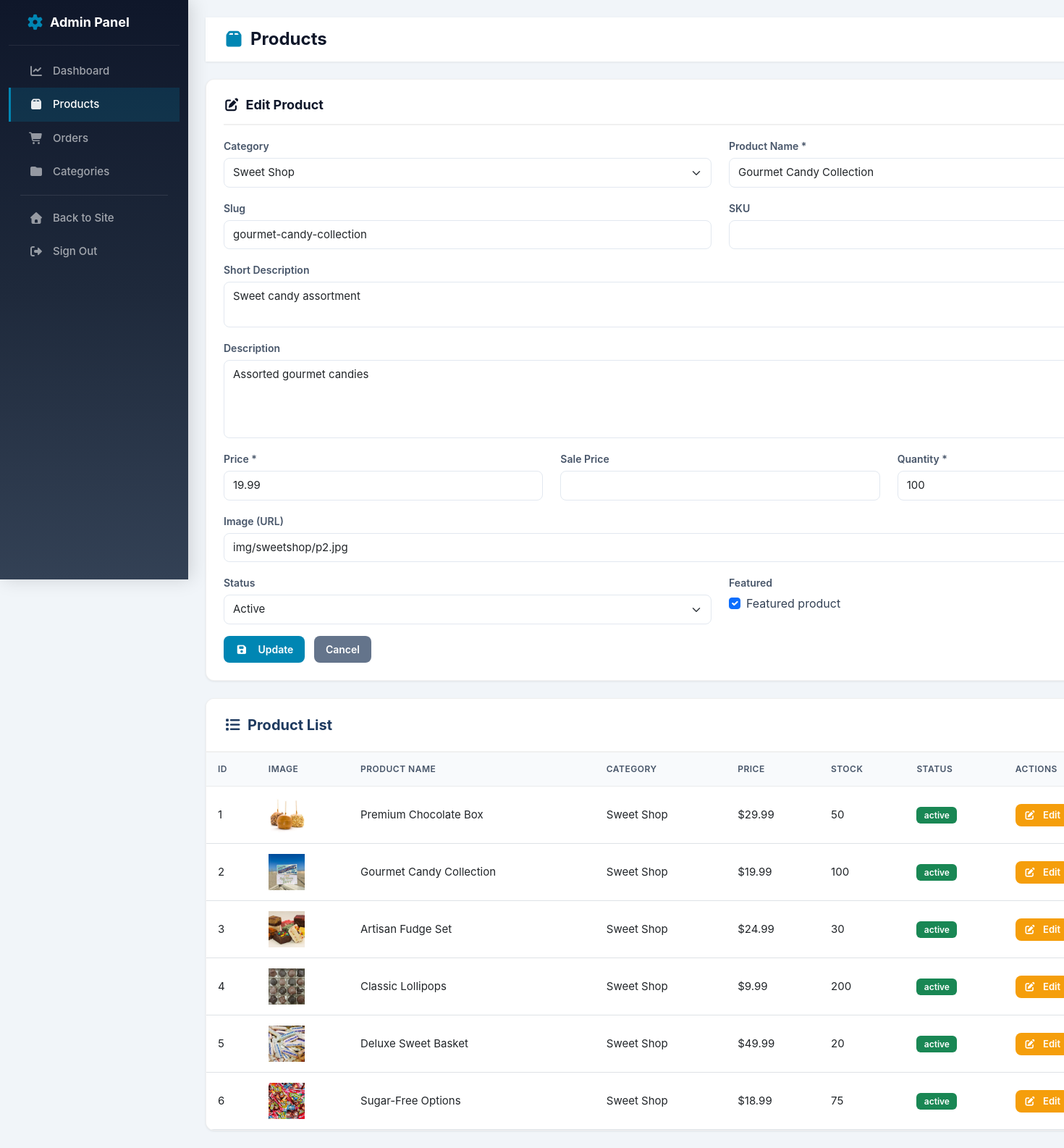
Screenshot of /admin/products.php?edit=2 (signed in) with the database file from the repository.
### tables this page shows
CREATE TABLE IF NOT EXISTS `products` (
  `product_id` INT(11) NOT NULL AUTO_INCREMENT,
  `category_id` INT(11) DEFAULT NULL,
  `product_name` VARCHAR(200) NOT NULL,
  `slug` VARCHAR(200) NOT NULL UNIQUE,
  `description` TEXT DEFAULT NULL,
  `short_description` VARCHAR(500) DEFAULT NULL,
  `price` DECIMAL(10,2) NOT NULL DEFAULT 0.00,
  `sale_price` DECIMAL(10,2) DEFAULT NULL COMMENT 'Giá khuyến mãi',
  `stock_quantity` INT(11) DEFAULT 0,
  `sku` VARCHAR(50) DEFAULT NULL UNIQUE COMMENT 'Stock Keeping Unit',
  `image` VARCHAR(255) DEFAULT NULL COMMENT 'Ảnh chính',
  `gallery` TEXT DEFAULT NULL COMMENT 'JSON array of image paths',
  `status` ENUM('active', 'inactive', 'out_of_stock') DEFAULT 'active',
  `featured` TINYINT(1) DEFAULT 0 COMMENT 'Sản phẩm nổi bật',
  `display_order` INT(11) DEFAULT 0,
  `created_at` TIMESTAMP DEFAULT CURRENT_TIMESTAMP,
  `updated_at` TIMESTAMP DEFAULT CURRENT_TIMESTAMP ON UPDATE CURRENT_TIMESTAMP,
  PRIMARY KEY (`product_id`),
  FOREIGN KEY (`category_id`) REFERENCES `categories`(`category_id`) ON DELETE SET NULL ON UPDATE CASCADE,
  INDEX `idx_category` (`category_id`),
  INDEX `idx_slug` (`slug`),
  INDEX `idx_status` (`status`),
  INDEX `idx_featured` (`featured`),
  INDEX `idx_price` (`price`)
);

CREATE TABLE IF NOT EXISTS `categories` (
  `category_id` INT(11) NOT NULL AUTO_INCREMENT,
  `category_name` VARCHAR(100) NOT NULL,
  `slug` VARCHAR(100) NOT NULL UNIQUE,
  `description` TEXT DEFAULT NULL,
  `image` VARCHAR(255) DEFAULT NULL,
  `display_order` INT(11) DEFAULT 0,
  `status` ENUM('active', 'inactive') DEFAULT 'active',
  `created_at` TIMESTAMP DEFAULT CURRENT_TIMESTAMP,
  `updated_at` TIMESTAMP DEFAULT CURRENT_TIMESTAMP ON UPDATE CURRENT_TIMESTAMP,
  PRIMARY KEY (`category_id`),
  INDEX `idx_slug` (`slug`),
  INDEX `idx_status` (`status`)
);

### includes/functions.php (called while the page is built, shortened)
<?php
function formatCurrency($amount) {
    return '$' . number_format($amount, 2);
}
function getCategories() {
    $conn = getDBConnection();
    $result = $conn->query("SELECT * FROM categories WHERE status = 'active' ORDER BY display_order ASC");
    $categories = [];
    while ($row = $result->fetch_assoc()) {
        $categories[] = $row;
    }
    return $categories;
}
function getProductById($product_id) {
    $conn = getDBConnection();
    $stmt = $conn->prepare("SELECT * FROM products WHERE product_id = ? AND status = 'active'");
    $stmt->bind_param("i", $product_id);
    $stmt->execute();
    $result = $stmt->get_result();
    $product = $result->fetch_assoc();
    return $product;
}
?>

### admin/products.php (the view, shortened to what this page needs)
<?php
require_once '../includes/functions.php';
$conn = getDBConnection();
$products = [];
$categories = getCategories();
$result = $conn->query("SELECT p.*, c.category_name FROM products p LEFT JOIN categories c ON p.category_id = c.category_id ORDER BY p.created_at DESC");
while ($row = $result->fetch_assoc()) {
    $products[] = $row;
}
$edit_product = null;
if (isset($_GET['edit'])) {
    $edit_product = getProductById(intval($_GET['edit']));
}
?>
<!DOCTYPE html>
<html lang="en">
<head>
    <link href="https://cdn.jsdelivr.net/npm/bootstrap@5.3.0/dist/css/bootstrap.min.css" rel="stylesheet">
    <link rel="stylesheet" href="https://cdnjs.cloudflare.com/ajax/libs/font-awesome/7.0.1/css/all.min.css">
    <link rel="stylesheet" href="../css/variables.css">
    <link rel="stylesheet" href="../css/admin.css">
</head>
<body class="admin-page">
    <div class="container-fluid">
        <div class="row">
            <?php include 'includes/sidebar.php'; ?>
            <div class="admin-content">
                <div class="admin-header">
                    <h2><i class="fa-solid fa-box"></i> Products</h2>
                </div>
                <div class="admin-form-card mb-4">
                    <div class="card-header">
                        <h5><i class="fa-solid fa-<?php echo $edit_product ? 'edit' : 'plus'; ?> me-2"></i><?php echo $edit_product ? 'Edit Product' : 'Add New Product'; ?></h5>
                    </div>
                    <div>
                        <form method="POST">
                            <div class="row">
                                <div class="col-md-6 mb-3">
                                    <label class="form-label">Category</label>
                                    <select class="form-select" name="category_id" required>
                                        <?php foreach ($categories as $cat): ?>
                                            <option value="<?php echo $cat['category_id']; ?>" <?php echo ($edit_product && $edit_product['category_id'] == $cat['category_id']) ? 'selected' : ''; ?>>
                                                <?php echo htmlspecialchars($cat['category_name']); ?>
                                            </option>
                                        <?php endforeach; ?>
                                    </select>
                                </div>
                                <div class="col-md-6 mb-3">
                                    <label class="form-label">Product Name *</label>
                                    <input type="text" class="form-control" name="product_name" value="<?php echo $edit_product ? htmlspecialchars($edit_product['product_name']) : ''; ?>" required>
                                </div>
                            </div>
                            <div class="row">
                                <div class="col-md-6 mb-3">
                                    <label class="form-label">Slug</label>
                                    <input type="text" class="form-control" name="slug" value="<?php echo $edit_product ? htmlspecialchars($edit_product['slug']) : ''; ?>">
                                </div>
                                <div class="col-md-6 mb-3">
                                    <label class="form-label">SKU</label>
                                    <input type="text" class="form-control" name="sku" value="<?php echo $edit_product ? htmlspecialchars($edit_product['sku']) : ''; ?>">
                                </div>
                            </div>
                            <div class="mb-3">
                                <label class="form-label">Short Description</label>
                                <textarea class="form-control" name="short_description" rows="2"><?php echo $edit_product ? htmlspecialchars($edit_product['short_description']) : ''; ?></textarea>
                            </div>
                            <div class="mb-3">
                                <label class="form-label">Description</label>
                                <textarea class="form-control" name="description" rows="4"><?php echo $edit_product ? htmlspecialchars($edit_product['description']) : ''; ?></textarea>
                            </div>
                            <div class="row">
                                <div class="col-md-4 mb-3">
                                    <label class="form-label">Price *</label>
                                    <input type="number" step="0.01" class="form-control" name="price" value="<?php echo $edit_product ? $edit_product['price'] : ''; ?>" required>
                                </div>
                                <div class="col-md-4 mb-3">
                                    <label class="form-label">Sale Price</label>
                                    <input type="number" step="0.01" class="form-control" name="sale_price" value="<?php echo $edit_product ? $edit_product['sale_price'] : ''; ?>">
                                </div>
                                <div class="col-md-4 mb-3">
                                    <label class="form-label">Quantity *</label>
                                    <input type="number" class="form-control" name="stock_quantity" value="<?php echo $edit_product ? $edit_product['stock_quantity'] : ''; ?>" required>
                                </div>
                            </div>
                            <div class="mb-3">
                                <label class="form-label">Image (URL)</label>
                                <input type="text" class="form-control" name="image" value="<?php echo $edit_product ? htmlspecialchars($edit_product['image']) : ''; ?>">
                            </div>
                            <div class="row">
                                <div class="col-md-6 mb-3">
                                    <label class="form-label">Status</label>
                                    <select class="form-select" name="status">
                                        <option value="active" <?php echo ($edit_product && $edit_product['status'] == 'active') ? 'selected' : ''; ?>>Active</option>
                                    </select>
                                </div>
                                <div class="col-md-6 mb-3">
                                    <label class="form-label">Featured</label>
                                    <div class="form-check">
                                        <input class="form-check-input" type="checkbox" name="featured" value="1" <?php echo ($edit_product && $edit_product['featured']) ? 'checked' : ''; ?>>
                                        <label class="form-check-label">Featured product</label>
                                    </div>
                                </div>
                            </div>
                                <button type="submit" name="<?php echo $edit_product ? 'update_product' : 'add_product'; ?>" class="admin-btn admin-btn-primary">
                                    <i class="fa-solid fa-<?php echo $edit_product ? 'save' : 'plus'; ?> me-2"></i><?php echo $edit_product ? 'Update' : 'Add New'; ?>
                                </button>
                                <?php if ($edit_product): ?>
                                    <a href="products.php" class="admin-btn admin-btn-secondary ms-2">Cancel</a>
                                <?php endif; ?>
                        </form>
                    </div>
                </div>
                <div class="admin-table">
                    <div class="card-header" style="padding: 1.5rem; background: white; border-bottom: 2px solid #f0f0f0;">
                        <h5 style="margin: 0; font-weight: 700; color: #1e3a5f;">
                            <i class="fa-solid fa-list me-2"></i>Product List
                        </h5>
                    </div>
                    <div class="table-responsive">
                        <table class="table">
                                <thead>
                                    <tr>
                                        <th>ID</th>
                                        <th>Image</th>
                                        <th>Product Name</th>
                                        <th>Category</th>
                                        <th>Price</th>
                                        <th>Stock</th>
                                        <th>Status</th>
                                        <th>Actions</th>
                                    </tr>
                                </thead>
                                <tbody>
                                    <?php foreach ($products as $product): ?>
                                        <tr>
                                            <td><?php echo $product['product_id']; ?></td>
                                            <td>
                                                <?php if ($product['image']): ?>
                                                    <img src="../<?php echo htmlspecialchars($product['image']); ?>" alt="" style="width: 50px; height: 50px; object-fit: cover;">
                                                <?php endif; ?>
                                            </td>
                                            <td><?php echo htmlspecialchars($product['product_name']); ?></td>
                                            <td><?php echo htmlspecialchars($product['category_name'] ?? '-'); ?></td>
                                            <td><?php echo formatCurrency($product['price']); ?></td>
                                            <td><?php echo $product['stock_quantity']; ?></td>
                                            <td>
                                                <span class="badge bg-<?php echo $product['status'] == 'active' ? 'success' : 'secondary'; ?>">
                                                    <?php echo $product['status']; ?>
                                                </span>
                                            </td>
                                            <td>
                                                <a href="?edit=<?php echo $product['product_id']; ?>" class="admin-btn admin-btn-warning admin-btn-sm">
                                                    <i class="fa-solid fa-edit me-1"></i>Edit
                                                </a>
                                            </td>
                                        </tr>
                                    <?php endforeach; ?>
                                </tbody>
                            </table>
                        </div>
                    </div>
                </div>
            </div>
        </div>
</body>
</html>

### css/variables.css (style rules this page uses)
:root { --font-family-primary: 'Source Sans 3', -apple-system, BlinkMacSystemFont, 'Segoe UI', sans-serif; --font-family-heading: 'Poppins', -apple-system, BlinkMacSystemFont, 'Segoe UI', sans-serif; --font-weight-light: 300; --font-weight-normal: 400; --font-weight-medium: 500; --font-weight-semibold: 600; --font-weight-bold: 700; --font-weight-extrabold: 800; --font-size-xs: 0.75rem; --font-size-sm: 0.875rem; --font-size-base: 1rem; --font-size-lg: 1.125rem; --font-size-xl: 1.25rem; --font-size-2xl: 1.5rem; --font-size-3xl: 1.875rem; --font-size-4xl: 2.25rem; --font-size-5xl: 3rem; --font-size-6xl: 3.75rem; --line-height-tight: 1.2; --line-height-normal: 1.5; --line-height-relaxed: 1.75; --line-height-loose: 2; --letter-spacing-tight: -0.025em; --letter-spacing-normal: 0; --letter-spacing-wide: 0.025em; --letter-spacing-wider: 0.05em; --letter-spacing-widest: 0.1em; --primary-color: #004b8d; --primary-dark: #003366; --primary-light: #0066cc; --secondary-color: #0086b3; --secondary-dark: #006b8f; --secondary-light: #00a3d9; --accent-color: #6bb4b3; --text-primary: #1a1a1a; --text-secondary: #4a4a4a; --text-muted: #6c757d; --text-light: #999999; --text-white: #ffffff; --text-dark: #1a1a1a; --aqua-color: #0086b3; --aqua-dark: #006b8f; --aqua-light: #00a3d9; --pink-color: #e8477b; --sweet-shop-red: #dc3545; --boardwalk-yellow: #FFD700; --bg-white: #ffffff; --bg-light: #f8f9fa; --bg-lighter: #fafbfc; --bg-dark: #1a1a1a; --facebook-color: #1877F2; --instagram-color: #E4405F; --twitter-color: #1DA1F2; --youtube-color: #FF0000; --spacing-xs: 0.25rem; --spacing-sm: 0.5rem; --spacing-md: 1rem; --spacing-lg: 1.5rem; --spacing-xl: 2rem; --spacing-2xl: 3rem; --spacing-3xl: 4rem; --spacing-4xl: 5rem; --transition-fast: 0.15s cubic-bezier(0.4, 0, 0.2, 1); --transition-base: 0.3s cubic-bezier(0.4, 0, 0.2, 1); --transition-slow: 0.5s cubic-bezier(0.4, 0, 0.2, 1); --transition-bezier: 0.3s cubic-bezier(0.4, 0, 0.2, 1); --transition-spring: 0.4s cubic-bezier(0.68, -0.55, 0.265, 1.55); --shadow-xs: 0 1px 2px 0 rgba(0, 0, 0, 0.05); --shadow-sm: 0 2px 4px 0 rgba(0, 0, 0, 0.06), 0 1px 2px 0 rgba(0, 0, 0, 0.03); --shadow-md: 0 4px 6px -1px rgba(0, 0, 0, 0.1), 0 2px 4px -1px rgba(0, 0, 0, 0.06); --shadow-lg: 0 10px 15px -3px rgba(0, 0, 0, 0.1), 0 4px 6px -2px rgba(0, 0, 0, 0.05); --shadow-xl: 0 20px 25px -5px rgba(0, 0, 0, 0.1), 0 10px 10px -5px rgba(0, 0, 0, 0.04); --shadow-2xl: 0 25px 50px -12px rgba(0, 0, 0, 0.25); --shadow-inner: inset 0 2px 4px 0 rgba(0, 0, 0, 0.06); --shadow-header: 0 2px 10px rgba(0, 0, 0, 0.05); --shadow-colored: 0 10px 30px rgba(0, 134, 179, 0.2); --radius-xs: 2px; --radius-sm: 4px; --radius-md: 6px; --radius-lg: 8px; --radius-xl: 12px; --radius-2xl: 16px; --radius-full: 9999px; --gradient-primary: linear-gradient(135deg, #004e92 0%, #0086b3 100%); --gradient-hero: linear-gradient(135deg, rgba(0, 78, 146, 0.4) 0%, rgba(0, 4, 40, 0.5) 100%); --gradient-overlay: linear-gradient(180deg, rgba(0, 0, 0, 0) 0%, rgba(0, 0, 0, 0.3) 100%); --z-dropdown: 1000; --z-sticky: 1020; --z-fixed: 1030; --z-modal-backdrop: 1040; --z-modal: 1050; --z-popover: 1060; --z-tooltip: 1070; }

### rows the page displays
products: category_id "Sweet Shop", product_name "Gourmet Candy Collection", slug "gourmet-candy-collection", short_description "Sweet candy assortment", description "Assorted gourmet candies", price "19.99", stock_quantity "100", image "img/sweetshop/p2.jpg", status "Active", featured "☑", product_id "2", image (picture), category.category_name "Sweet Shop", price "$19.99", status "active"
products: product_id "1", image (picture), product_name "Premium Chocolate Box", category.category_name "Sweet Shop", price "$29.99", stock_quantity "50", status "active"
products: product_id "3", image (picture), product_name "Artisan Fudge Set", category.category_name "Sweet Shop", price "$24.99", stock_quantity "30", status "active"
products: product_id "4", image (picture), product_name "Classic Lollipops", category.category_name "Sweet Shop", price "$9.99", stock_quantity "200", status "active"
products: product_id "5", image (picture), product_name "Deluxe Sweet Basket", category.category_name "Sweet Shop", price "$49.99", stock_quantity "20", status "active"
products: product_id "6", image (picture), product_name "Sugar-Free Options", category.category_name "Sweet Shop", price "$18.99", stock_quantity "75", status "active"
